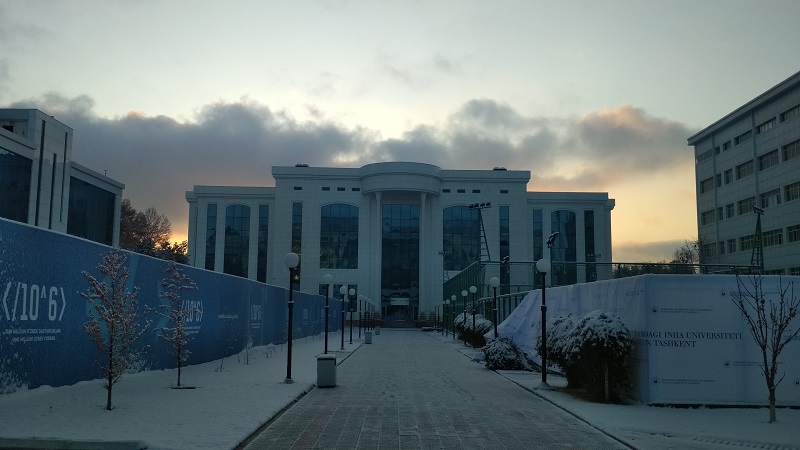
#> input picture img.jpg, 800 x 450 px
$ python 'MC_TEAM#3.py'
#> lines starting #> are read from the running program, lines starting #| are printed output that depends on the picture
#!/usr/bin/env python
# coding: utf-8

# In[1]:


import cv2
import numpy as np
import matplotlib.pyplot as plt
import matplotlib.image as mpimg


# In[2]:


time = np.arange(0, 2*np.pi, np.pi/100)


# In[3]:


def bpsk(binString):
    amplitude = []
    for i in range(len(binString)):
        if binString[i] == '1':
            amplitude.append(np.sin(time))
        else :
            amplitude.append(-np.sin(time))
    return amplitude


# In[4]:


carr = np.sin(time)
def bpsk_demod(signal, L):
    d = ''
    for i in range(0, len(signal), L):
        sum = np.sum([signal[i+j]*carr[j] for j in range(L)])
        if sum >= 0:
            d += '1'
        else:
            d += '0'
    return d


# In[5]:


def awgn(signal, regsnr):
    noise = np.random.randn(len(signal))
    noise_var = 0.5*10**(-regsnr/10)
    Chan_Noise = noise * np.sqrt(noise_var)
    return Chan_Noise


# In[6]:


def NEB(binString, demodBinString):
    return sum(1 for a, b in zip(binString, demodBinString)               if a != b) + abs(len(binString) - len(demodBinString))


# In[7]:


def normalize(y):
    return y / np.sqrt(np.sum(y**2)/len(y))


# In[8]:


def simulate(SNR, file):
#> called with SNR = -15, file = 'img.jpg'
    pix = cv2.imread(file)
#> pix is the input picture: shape (450, 800, 3); mean B, G, R 114.9, 111.9, 97.6
    height, width, channels = pix.shape
#> height = 450; width = 800; channels = 3
    demod_img = np.zeros((height, width, channels))
    BER = 0
    for i in range(height):
        for j in range(width):
            rgb=pix[i][j]
            binString=''
            for k in np.arange(3):
                binary = bin(rgb[k])[2:].zfill(8)
                binString += binary
            signal = np.array(bpsk(binString)).flatten()
#             %matplotlib inline
#             plt.figure()
#             plt.plot(signal)
#             plt.show()
            nsignal = awgn(signal, SNR)+signal
#             %matplotlib inline
#             plt.figure()
#             plt.plot(nsignal+signal)
#             plt.show()
            demodBinString = bpsk_demod( nsignal, 200)
            demod_img[i][j] = [int(demodBinString[0:8],2),
                               int(demodBinString[8:16],2),
                               int(demodBinString[16:24],2)]
            BER += NEB(binString,demodBinString)
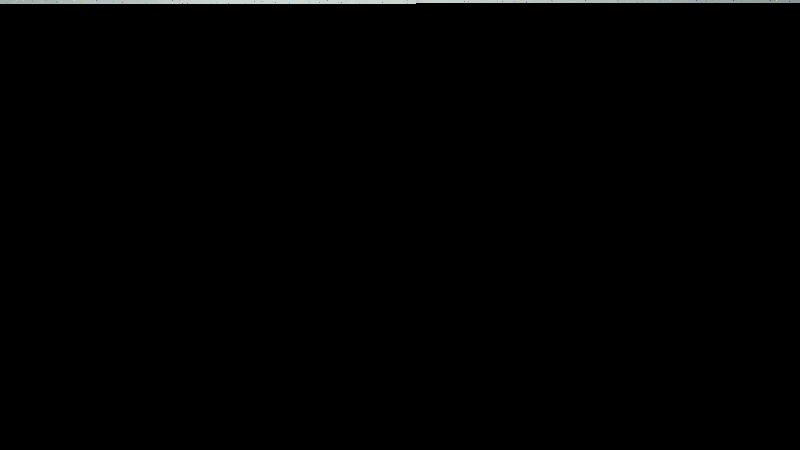
#> demod_img: shape (450, 800, 3) float64; mean B, G, R 1.5, 1.5, 1.4

    cv2.imwrite('photo_'+str(SNR)+'.jpg', demod_img)

    img = mpimg.imread(file)
    fig = plt.figure()
    a = fig.add_subplot(1, 2, 1)
    imgplot = plt.imshow(img)
    a.set_title('Before')

    img = mpimg.imread('photo_'+str(SNR)+'.jpg')
    a = fig.add_subplot(1, 2, 2)
    imgplot = plt.imshow(img)
    a.set_title('After')

    return BER/(height*width*channels*8)


# In[9]:


get_ipython().run_line_magic('matplotlib', 'inline')
file = 'img.jpg'
#> (the run stopped early here; a loop or call above may not have finished)
